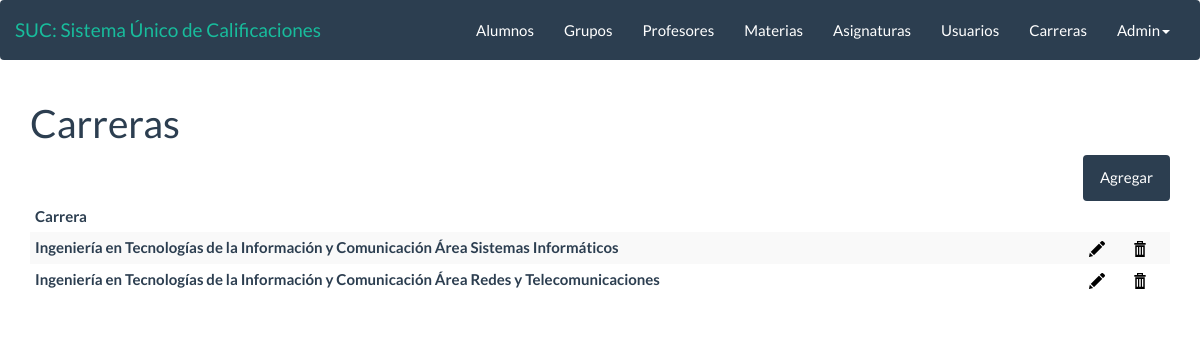
The page /views/Carreras.php (signed in) on the database its author committed.
### tables this page shows
CREATE TABLE IF NOT EXISTS `carreras` (
  `codigo` int(8) NOT NULL AUTO_INCREMENT,
  `descripcion` text NOT NULL,
  PRIMARY KEY (`codigo`)
);

### model/DAOcarrera.php (called while the page is built, shortened)
<?php
	include_once("class.bd.php");
	class DAOcarrera
	{
		function connect()
		{
			$this->bd = new DB;
			$this->bd->openCon();
		}
		function getCarreras(){
			$sql="SELECT * FROM carreras;";
			$this->bd->selectSQL($sql);
			$this->bd->selectSQL($sql);
			if(!empty($this->bd->rowresult)){
				return $this->bd->rowresult;
			}
			else {
				return null;
			}
		}
	}
?>

### model/class.bd.php (called while the page is built, shortened)
<?php
	class DB{
		var $cnn;
		var $rowresult;
		function openCon(){
			$this->cnn=mysqli_connect(host, usr, pass, db);
			mysqli_set_charset($this->cnn,'utf8');
			return true;
		}
		function selectSQL($sql){
			$this->rs = $this->cnn->query($sql);
			if ( ! $this->rs ){
				$this->error="Error en la Consulta: ".mysql_error();
				return false;
			}else{
				while($row = mysqli_fetch_assoc($this->rs)) {
					$this->rowresult[] = (object)$row;
					}
				$this->indx = 0;
				if (!empty($this->rowresult)) {
					return $this->rowresult;
				}
				else {
					return null;
				}
			}
		}
	}
?>

### views/Carreras.php (the view, shortened to what this page needs)
<!DOCTYPE html>
<html lang="en">
<head>
	<link rel="stylesheet" href="../css/bootstrap.min.css">
	<?php
		include_once("../model/DAOcarrera.php");
		$db = new DAOcarrera();
		$carreras = $db->getCarreras();
	 ?>
</head>
<body>
	<div class="container">
		<h1 class="">Carreras</h1>
		<a href="CarrerasFrm.php"><button class="btn btn-primary pull-right">Agregar</button></a>
		<div class="clearfix"></div>
			<div class="table-responsive">
				<table class="table table-condensed table-striped table-hover">
					<thead>
						<tr>
							<th>Carrera</th>
							<th></th>
							<th></th>
						</tr>
					</thead>
					<tbody>
						<?php
							if (!is_null($carreras)) {
								foreach ($carreras as $carrera):
						?>
							<tr>
								<th><?php echo $carrera->descripcion; ?></th>
								<th><a href="EditCarrerasFrm.php?codigo=<?php echo $carrera->codigo?>&descripcion=<?php echo $carrera->descripcion?>" >
									<img src="../image/icons/edit.png"
									onmouseover="this.src='../image/icons/editcolor.png'"
									onmouseout="this.src='../image/icons/edit.png'">
								</a></th>
								<th><a href="" onclick="deleteCarreras(<?php echo $carrera->codigo ?>)">
									<img src="../image/icons/delete.png"
									onmouseover="this.src='../image/icons/deletecolor.png'"
									onmouseout="this.src='../image/icons/delete.png'">
								</a></th>
							</tr>
						<?php endforeach; } ?>
					</tbody>
				</table>
			</div>
	</div>
</body>
</html>

### rows shown on the page
carreras: descripcion "Ingeniería en Tecnologías de la Información y Comunicación Área Sistemas Informáticos"
carreras: descripcion "Ingeniería en Tecnologías de la Información y Comunicación Área Redes y Telecomunicaciones"
